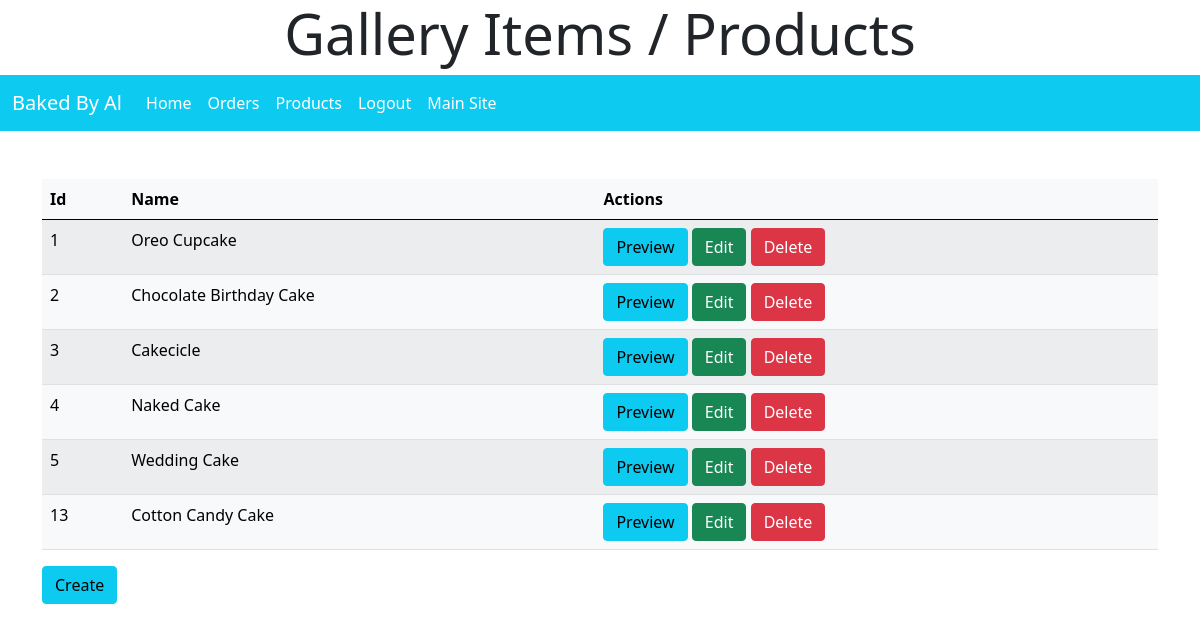
Page /administration/gallery_items/ (signed in) on the committed database.
### BakedByAl/models.py (models this page shows, shortened)
class GalleryItem(models.Model):
    name = models.CharField(max_length=100)
    description = models.TextField()
    image = models.ImageField(upload_to='gallery-images/', default="no-image.png", blank=True)

### administration/views.py (the view)
# urls.py: path('gallery_items/', views.gallery_items, name='gallery_items'),
@login_required
def gallery_items(request):
    all_items = GalleryItem.objects.all()
    paginator = Paginator(all_items, 10)
    page_number = request.GET.get('page')
    items = paginator.get_page(page_number)
    context = {
        'items': items
    }
    return render(request, 'administration/gallery-items.html', context)

### administration/templates/administration/gallery-items.html
{% extends 'administration/base.html' %}
{% block header %}
<h1 class="display-4">Gallery Items / Products</h1>
{% endblock %}
{% block content %}
    <main class="container mt-5">
        <table class="table table-light table-striped table-hover">
            <thead>
                <tr>
                    <th>Id</th>
                    <th>Name</th>
                    <th>Actions</th>
                </tr>
            </thead>
            <tbody>
                {% for item in items %}
                    <tr>
                        <td>{{ item.id }}</td>
                        <td>{{ item.name }}</td>
                        <td>
                            <a href="{% url 'administration:gallery_item_detail' item.id %}" class="btn btn-info">Preview</a>
                            <a href="{% url 'administration:gallery_item_edit' item.id %}" class="btn btn-success">Edit</a>
                            <a href="{% url 'administration:gallery_item_delete' item.id %}" class="btn btn-danger">Delete</a>
                        </td>
                    </tr>
                {% endfor %}
            </tbody>
        </table>
        <a href="{% url 'administration:gallery_item_create' %}" class="btn btn-info">Create</a>
    </main>
{% endblock %}

### rows in the picture
GalleryItem: id "1", name "Oreo Cupcake"
GalleryItem: id "2", name "Chocolate Birthday Cake"
GalleryItem: id "3", name "Cakecicle"
GalleryItem: id "4", name "Naked Cake"
GalleryItem: id "5", name "Wedding Cake"
GalleryItem: id "13", name "Cotton Candy Cake"
